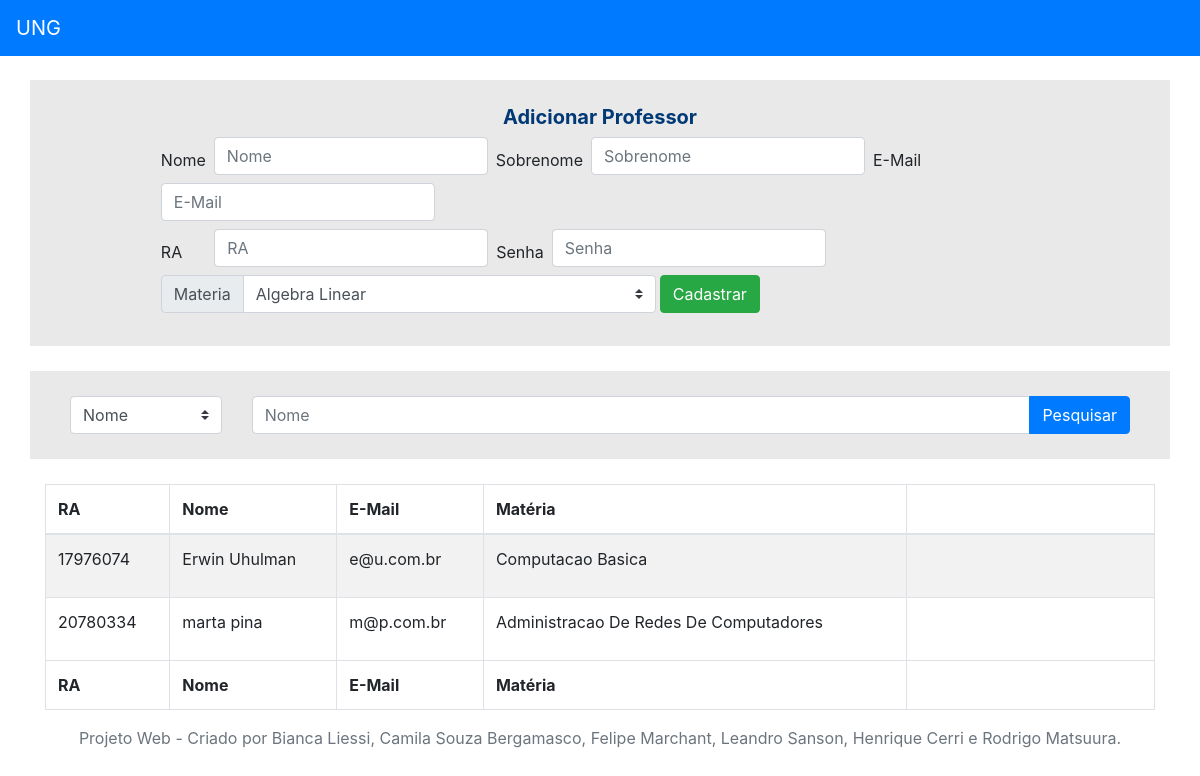
Screenshot of /admin/professor.php (signed in) with the database file from the repository.
### tables this page shows
CREATE TABLE `usuarios` (
  `usu_id` int(11) NOT NULL,
  `usu_usu_id` int(11) NOT NULL,
  `usu_ra` int(8) NOT NULL,
  `usu_email` varchar(30) NOT NULL,
  `usu_senha` varchar(40) NOT NULL,
  `usu_nivel` int(1) NOT NULL
);

CREATE TABLE `professores` (
  `pro_id` int(11) NOT NULL,
  `pro_nome` varchar(20) NOT NULL,
  `pro_sobrenome` varchar(20) NOT NULL,
  `pro_ativo` tinyint(1) NOT NULL
);

CREATE TABLE `materias` (
  `mat_id` int(11) NOT NULL,
  `mat_nome` varchar(100) NOT NULL,
  `pro_id` int(11) DEFAULT NULL
);

### app/core/DB.php (called while the page is built)
<?php
class DB
{
  private static $dbName  = "ung_portal";
  private static $usuario = "root";
  private static $senha   = "";
  private static $conexao = null;
  public static function getConexao()
  {
    if(self::$conexao == null){
      try{
        self::$conexao = new PDO("mysql:host=localhost;dbname=".self::$dbName, self::$usuario, self::$senha);
      }catch(PDOException $erro){
        die("Houve um erro. Volte mais tarde");
      }
    }
    self::$conexao->setAttribute(PDO::ATTR_ERRMODE, PDO::ERRMODE_EXCEPTION);
    return self::$conexao;
  }
}

### app/dao/MateriaRepository.php (called while the page is built, shortened)
<?php
class MateriaRepository extends DAO
{
	private $fetch_type = PDO::FETCH_OBJ;
	public function getCollection($fields = array(), $noProf = false)
	{
		if(empty($fields)){
			$fields = '*';
		}else{
			$fields = implode(", ", $fields);
		}
		$sql =  "SELECT DISTINCT $fields FROM materias";
		if($noProf === 2){
			$sql .=" WHERE pro_id IS NOT NULL ORDER BY mat_nome;";
		}else if($noProf){
			$sql .=" WHERE pro_id IS NULL ORDER BY mat_nome;";
		}
		$sth = $this->conn->prepare($sql);
		$sth->execute();
		$result = $sth->fetchAll($this->fetch_type);
		return $result;
	}
}

### app/dao/DAO.php (called while the page is built, shortened)
<?php
class DAO
{
	public function __construct()
	{
		$this->conn = DB::getConexao();
	}
}

### app/dao/ProfessorRepository.php (called while the page is built, shortened)
<?php
class ProfessorRepository extends DAO
{
	private $fetch_type = PDO::FETCH_OBJ;
	public function getCollection($fields = array(), $criteria = null)
	{
		$nivelUsu = Usuario::Professor;
		$sql  = "SELECT * FROM usuarios ";
		$sql .= "INNER JOIN professores ON usuarios.usu_usu_id = professores.pro_id ";
		$sql .= "INNER JOIN materias ON materias.pro_id = professores.pro_id ";
		$sql .= "WHERE usuarios.usu_nivel = $nivelUsu ";
		$sql .= " ;";
		$sth = $this->conn->prepare($sql);
		$sth->execute();
		$result = $sth->fetchAll($this->fetch_type);
		return $result;
	}
}

### admin/professor.php (the view, shortened to what this page needs)
<?php
$noProf = true;
$materia = new MateriaRepository();
$materiaList = $materia->getCollection(
	[
		'mat_id',
		'mat_nome'
	],$noProf
);
$professor = new ProfessorRepository();
$professorList = $professor->getCollection(
	[
		'usuarios.usu_id',
		'usuarios.usu_ra',
		'usuarios.usu_email',
		'professores.pro_nome',
		'professores.pro_sobrenome',
		'materias.mat_nome'
	]
);
?>
<!DOCTYPE html>
<html lang="pt-br">
<head>
	<link rel="stylesheet" href="../lib/skin/css/bootstrap.min.css">
	<link rel="stylesheet" href="skin/css/admin.css">
</head>
<body id="admin_professor">
	<?php require 'templates/header.php' ?>
	<br>
	<div class="container">
		<div class="row">
			<div class="col-sm-12 col-addUser-all">
				<div id="formProfessor_add_all">
					<h1 class="lead text-title text-center">Adicionar Professor</h1>
					<form id="formProfessor_add" class="" method="POST" action="">
						<div class="col-sm-10 offset-sm-1 form-inline">
							<label class="mr-2" for="nome">Nome</label>
							<div class="input-group mb-2 mr-sm-2">
								<input type="text" name="nome" class="form-control"  placeholder="Nome" required>
							</div>
							<label class="mr-2" for="sobrenome">Sobrenome</label>
							<div class="input-group mb-2 mr-sm-2">
								<input type="text" name="sobrenome" class="form-control"  placeholder="Sobrenome" required>
							</div>
							<label class="mr-2" for="email">E-Mail</label>
							<div class="input-group mb-2 mr-sm-2">
								<input type="email" name="email" class="form-control"  placeholder="E-Mail" required>
							</div>
						</div>
						<div class="col-sm-10 offset-sm-1 form-inline">
							<label class="mr-2" for="nome" style="padding-right: 24px;">RA</label>
							<div class="input-group mb-2 mr-sm-2">
								<input type="number" name="ra" max="99999999"  class="form-control"  placeholder="RA" required>
							</div>
							<label class="mr-2" for="sobrenome">Senha</label>
							<div class="input-group mb-2 mr-sm-1">
								<input type="password" name="senha" class="form-control"  placeholder="Senha" required>
							</div>
							<div class="input-group mb-2 mr-sm-1">
								<div class="input-group-prepend">
									<label class="input-group-text" for="materia">Materia</label>
								</div>
								<select required class="custom-select" name="materia">
									<?php foreach ($materiaList as $materia): ?>
										<option value="<?php echo $materia->mat_id; ?>"><?php echo $materia->mat_nome; ?></option>
									<?php endforeach;?>
								</select>
							</div>
							<input type="submit" class="btn btn-success mb-2 mr-sm-1" value="Cadastrar" />
						</div>
					</form>
				</div>
			</div>
		</div>
		<div class="row col-searchUser-all">
			<div class="col-sm-2">
				<div class="input-group">
					<select required id="formSearch_select" class="custom-select">
						<option value="nome" selected>Nome</option>
					</select>
				</div>
			</div>
			<div class="col-sm-10">
				<div class="input-group">
					<input id="formSearch_searchInput" type="text" placeholder="Nome" class="form-control" required>
					<div class="input-group-append">
						<button id="formSearch_submit" class="btn btn-primary" type="button">Pesquisar</button>
					</div>
				</div>
			</div>
		</div>
		<div class="row">
			<div class="col-sm dataTable-all">
				<div class="data-table table-responsive">
					<table id="dataTable_table" class="table table-striped table-bordered table-fixed">
						<thead>
							<tr>
								<th>RA</th>
								<th>Nome</th>
								<th>E-Mail</th>
								<th>Matéria</th>
								<th></th>
							</tr>
						</thead>
						<tbody id="dataTable_tbody">
							<?php foreach ($professorList as $key => $professor): ?>
								<tr>
									<td><?php echo $professor->usu_ra; ?></td>
									<td><?php echo $professor->pro_nome." ".$professor->pro_sobrenome; ?></td>
									<td><?php echo $professor->usu_email; ?></td>
									<td><?php echo $professor->mat_nome; ?></td>
									<?php if($professor->pro_ativo == 0):?>
										<td><div class="action"><button class="btn btn-primary btn-small">Editar</button> | <button onclick="deleteProfessor(<?php echo $professor->pro_id; ?>,<?php echo $professor->pro_ativo; ?>)" class="btn btn-success btn-small">Ativar</button></div></td>
										<?php else:?>
											<td></td>
										<?php endif; ?>
									</tr>
								<?php endforeach; ?>
							</tbody>
							<tfoot>
								<tr>
									<th>RA</th>
									<th>Nome</th>
									<th>E-Mail</th>
									<th>Matéria</th>
									<th></th>
								</tr>
							</tfoot>
						</table>
					</div>
				</div>
			</div>
		</div>
		<?php require 'templates/footer.php' ?>
	</body>
	</html>

### admin/skin/css/admin.css (style rules this page uses)
.col-addUser-all, .col-searchUser-all { background-color: #e9e9e9; padding:25px; margin-bottom:25px; }
.col-addUser-all .text-title { font-weight: bold; color: #003975; }

### rows the page displays
usuarios: usu_ra "17976074", professores.pro_nome "Erwin", professores.pro_sobrenome "Uhulman", usu_email "e@u.com.br", materias.mat_nome "Computacao Basica"
usuarios: usu_ra "20780334", professores.pro_nome "marta", professores.pro_sobrenome "pina", usu_email "m@p.com.br", materias.mat_nome "Administracao De Redes De Computadores"

### other values shown
form field materia "Algebra Linear"
